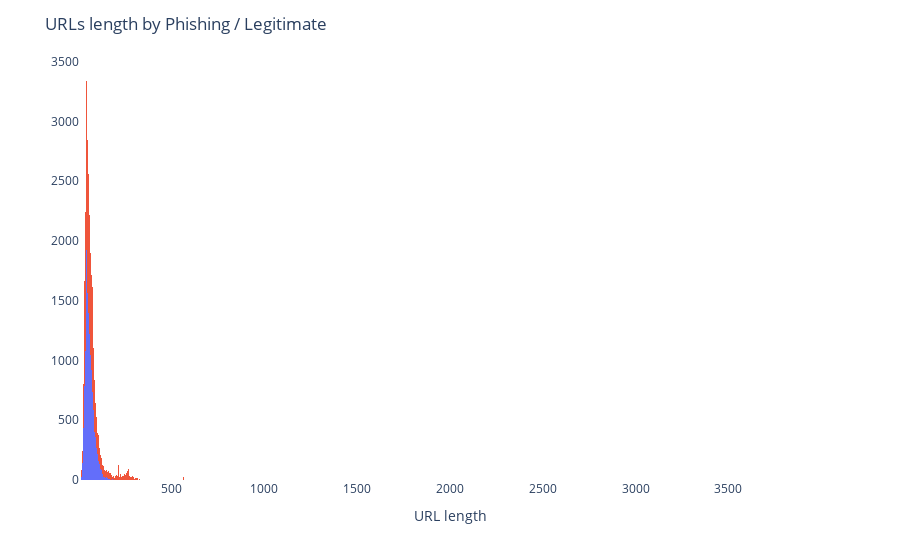

Notebook code cell kept with this figure:
### Code cell
import plotly.express as px
fig = px.histogram(df, x="len_url", color="is_phishing")
fig.update_layout(title= "URLs length by Phishing / Legitimate", xaxis_title="URL length", yaxis_title="", plot_bgcolor="#fff", showlegend=False)
fig.show()

### Figure 1 — Plotly figure (JSON) as saved in the notebook; plotly's stock layout.template omitted (floating-point values rounded to 4 significant figures; data arrays with more than 128 entries replaced by an {"elided": "..."} marker saying what was removed)
{"data": [{"alignmentgroup": "True", "bingroup": "x", "hovertemplate": "is_phishing=no<br>len_url=%{x}<br>count=%{y}<extra></extra>", "legendgroup": "no", "marker": {"color": "#636efa", "pattern": {"shape": ""}}, "name": "no", "offsetgroup": "no", "orientation": "v", "showlegend": true, "type": "histogram", "x": {"elided": "36400 int values"}, "xaxis": "x", "yaxis": "y"}, {"alignmentgroup": "True", "bingroup": "x", "hovertemplate": "is_phishing=yes<br>len_url=%{x}<br>count=%{y}<extra></extra>", "legendgroup": "yes", "marker": {"color": "#EF553B", "pattern": {"shape": ""}}, "name": "yes", "offsetgroup": "yes", "orientation": "v", "showlegend": true, "type": "histogram", "x": {"elided": "37175 int values"}, "xaxis": "x", "yaxis": "y"}], "layout": {"barmode": "relative", "legend": {"title": {"text": "is_phishing"}, "tracegroupgap": 0}, "margin": {"t": 60}, "plot_bgcolor": "#fff", "showlegend": false, "title": {"text": "URLs length by Phishing / Legitimate"}, "xaxis": {"anchor": "y", "domain": [0, 1], "title": {"text": "URL length"}}, "yaxis": {"anchor": "x", "domain": [0, 1], "title": {"text": ""}}}}
